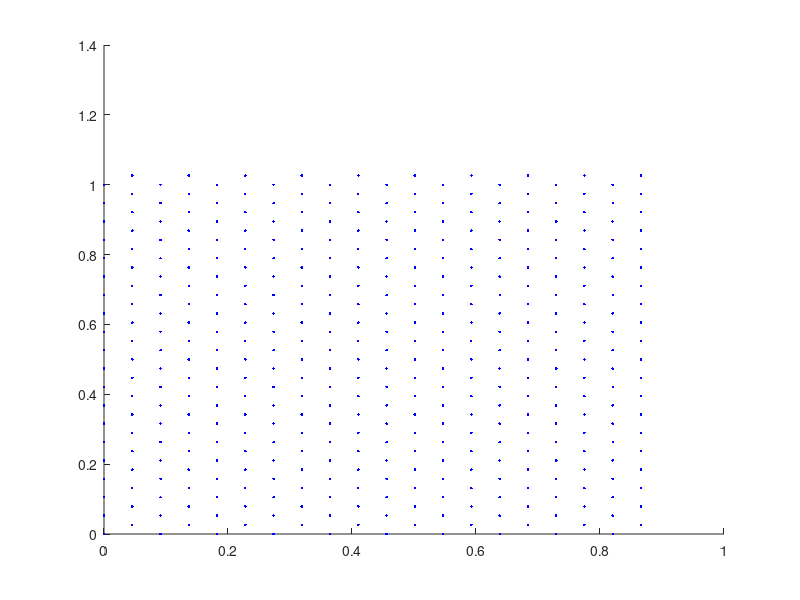

Reproduce this figure in MATLAB. (Note: this script raises an error after producing the figure.)
%%
%%%%%%%%%%%%%%%%%%%%%%%%%%%%%%%%%%%%%%%%%%%%%%%%%%%
%%%%%%      HEXAGONAL LAYOUT GENERATOR       %%%%%%
%%%%%%%%%%%%%%%%%%%%%%%%%%%%%%%%%%%%%%%%%%%%%%%%%%%

close all    % Close all open figures
clear        % Reset variables
clc          % Clear the command window


%% Generate hexagonal grid

N = 19;                             % NxN grid
Rad3Over2 = sqrt(3)/2;
[X, Y] = meshgrid(0:1:N);
n = size(X,1);
X = (Rad3Over2 * X)/N;
Y = (Y + repmat([0 0.5],[n,n/2]))/N;
radius = (1/sqrt(3))/N;  

hold on
plot(X,Y,'b.');                     % BS center
for i = 1:N;
    for j = 1:N
    xTemp = X(i,j);
    yTemp = Y(i,j);
    [xunit,yunit] = hexagon(xTemp,yTemp,radius);
    plot(xunit, yunit,'k');         % Hexagonal Cell borders
    end
end
axis equal, zoom on
